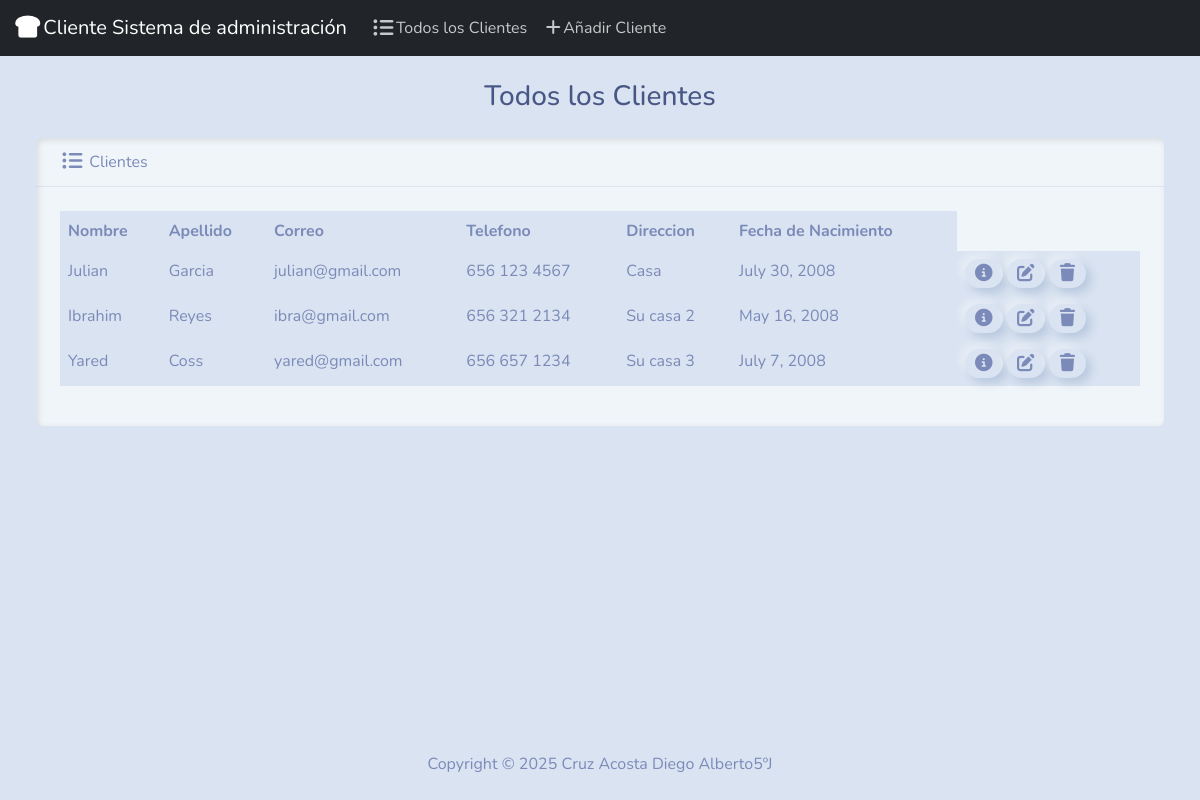
The page / on the database its author committed.
### cliente/models.py (models this page shows, shortened)
class Cliente(models.Model):
    nombre = models.CharField(max_length=100)
    apellido = models.CharField(max_length=100)
    correo = models.EmailField()
    telefono = models.CharField(max_length=20)
    direccion = models.TextField()
    fecha_nacimiento = models.DateField()

### cliente/views.py (the view)
# urls.py: path('', views.index, name='index'),
def index(request):
    return render(request, 'cliente/index.html', {
        'cliente': Cliente.objects.all()
    })

### cliente/templates/cliente/index.html (shortened to what this page needs)
{% extends "cliente/base.html" %}
{% block body %}
<h3 class="m-4 text-center">Todos los Clientes</h3>
{% if cliente %}
<div class="row">
    <div class="col-12">
        <div class="card bg-light ms-4 me-4 mb-4">
            <div class="card-header">
                <i class="fa-solid fa-list-ul fa-lg"></i> Clientes       </div>
            <div class="card-body">
                <div class="table-responsive">
                    <table class="table table-hover">
                        <thead>
                            <tr>
                                <th>Nombre</th>
                                <th>Apellido</th>
                                <th>Correo</th>
                                <th>Telefono</th>
                                <th>Direccion</th>
                                <th>Fecha de Nacimiento</th>
                            </tr>
                        </thead>
                        <tbody>
                            {% for cliente in cliente %}
                            <tr>
                                <td>{{ cliente.nombre }}</td>
                                <td>{{ cliente.apellido }}</td>
                                <td>{{ cliente.correo }}</td>
                                <td>{{ cliente.telefono }}</td>
                                <td>{{ cliente.direccion }}</td>
                                <td>{{ cliente.fecha_nacimiento }}</td>
                                <td class="d-flex">
                                    <button type="button" class="btn btn-success btn-sm me-1"
                                            data-bs-toggle="modal"
                                            data-bs-target="#myModal{{ cliente.id }}">
                                    </button>
                                    <a href="{% url 'edit' cliente.id %}" class="btn btn-warning btn-sm me-1">
                                    </a>
                                    <form action="{% url 'delete' cliente.id %}" method="POST" style="display:inline;">
                                        <button type="submit" class="btn btn-danger btn-sm"
                                                onclick="return confirm('¿Estás seguro de eliminar este cliente?');">
                                        </button>
                                    </form>
                                </td>
                            </tr>
                            {% endfor %}
                        </tbody>
                    </table>
                </div>
            </div>
        </div>
    </div>
</div>
{% else %}
    <h5 class="alert alert-primary ms-4 me-4">No hay Clientes agregados</h5>
{% endif %}
{% endblock %}

### cliente/templates/cliente/base.html (shortened to what this page needs)
{% load static %}
<!DOCTYPE html>
<head>
    <link rel="stylesheet" href="https://cdnjs.cloudflare.com/ajax/libs/font-awesome/7.0.1/css/all.min.css">
    <link href="{% static 'css/bootstrap.min.css' %}" rel="stylesheet">
</head>
<body class="d-flex flex-column min-vh-100">
    <nav class="navbar navbar-expand-lg bg-dark" data-bs-theme="dark">
  <div class="container-fluid">
    <a class="navbar-brand" href="{% url 'index' %}">
        <i class="fa-solid fa-bread-slice fa-lg"></i>Cliente Sistema de administración</a>
    <div class="collapse navbar-collapse" id="navbarColor02">
      <ul class="navbar-nav me-auto">
        <li class="nav-item">
          <a class="nav-link" href="{% url 'index' %}">
            <i class="fa-solid fa-list-ul fa-lg"></i>Todos los Clientes</a>
        </li>
        <li class="nav-item">
          <a class="nav-link" href="{% url 'add' %}">
            <i class="fa-solid fa-plus" fa-lg></i>Añadir Cliente</a>
        </li>
      </ul>
    </div>
  </div>
</nav>
    <div class="container-fluid">
        {% block body %}
        {%  endblock %}
    </div>
<footer class="mt-auto mb-4">
    <div class="text-center">
        <span>
            Copyright &copy; <script>document.write(new Date().getFullYear())</script> Cruz Acosta Diego Alberto5ºJ
        </span>
    </div>
</footer>
</body>
</html>

### rows shown on the page
Cliente: nombre "Julian", apellido "Garcia", correo "julian@gmail.com", telefono "656 123 4567", direccion "Casa", fecha_nacimiento "July 30, 2008"
Cliente: nombre "Ibrahim", apellido "Reyes", correo "ibra@gmail.com", telefono "656 321 2134", direccion "Su casa 2", fecha_nacimiento "May 16, 2008"
Cliente: nombre "Yared", apellido "Coss", correo "yared@gmail.com", telefono "656 657 1234", direccion "Su casa 3", fecha_nacimiento "July 7, 2008"
